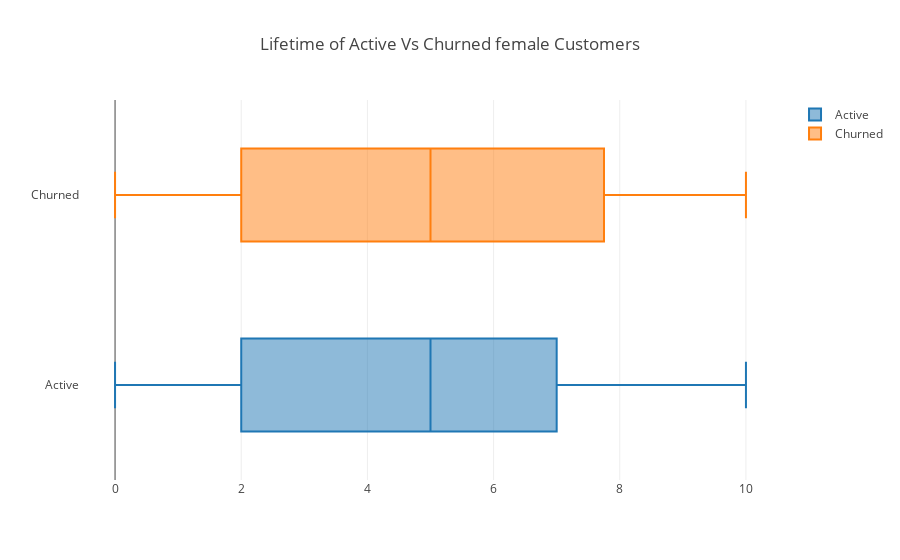

This figure's notebook cell:
### Markdown cell above
**1.7 Female Tenure stats (Active vs Churned)**

### Code cell
enable_plotly_in_cell()
group_1=go.Box(x=active_female_users['Tenure'], name="Active")
group_2 = go.Box(
    x=churned_female_users['Tenure'],
    name="Churned")

info = [group_1, group_2]
title = "Lifetime of Active Vs Churned female Customers"
iplot({
            "data": info, 
            "layout": {
                "title": title
            }
       })

### Figure 1 — Plotly figure (JSON) as saved in the notebook; plotly's stock layout.template omitted (floating-point values rounded to 4 significant figures; data arrays with more than 128 entries replaced by an {"elided": "..."} marker saying what was removed)
{"data": [{"x": {"elided": "3404 int values"}, "type": "box", "name": "Active", "uid": "e68f7837-a30c-40e7-8cf0-18a39e26b4fb"}, {"x": {"elided": "1139 int values"}, "type": "box", "name": "Churned", "uid": "84dfbb61-d446-4ae6-a08a-ad8c63cba371"}], "layout": {"title": {"text": "Lifetime of Active Vs Churned female Customers"}}}
